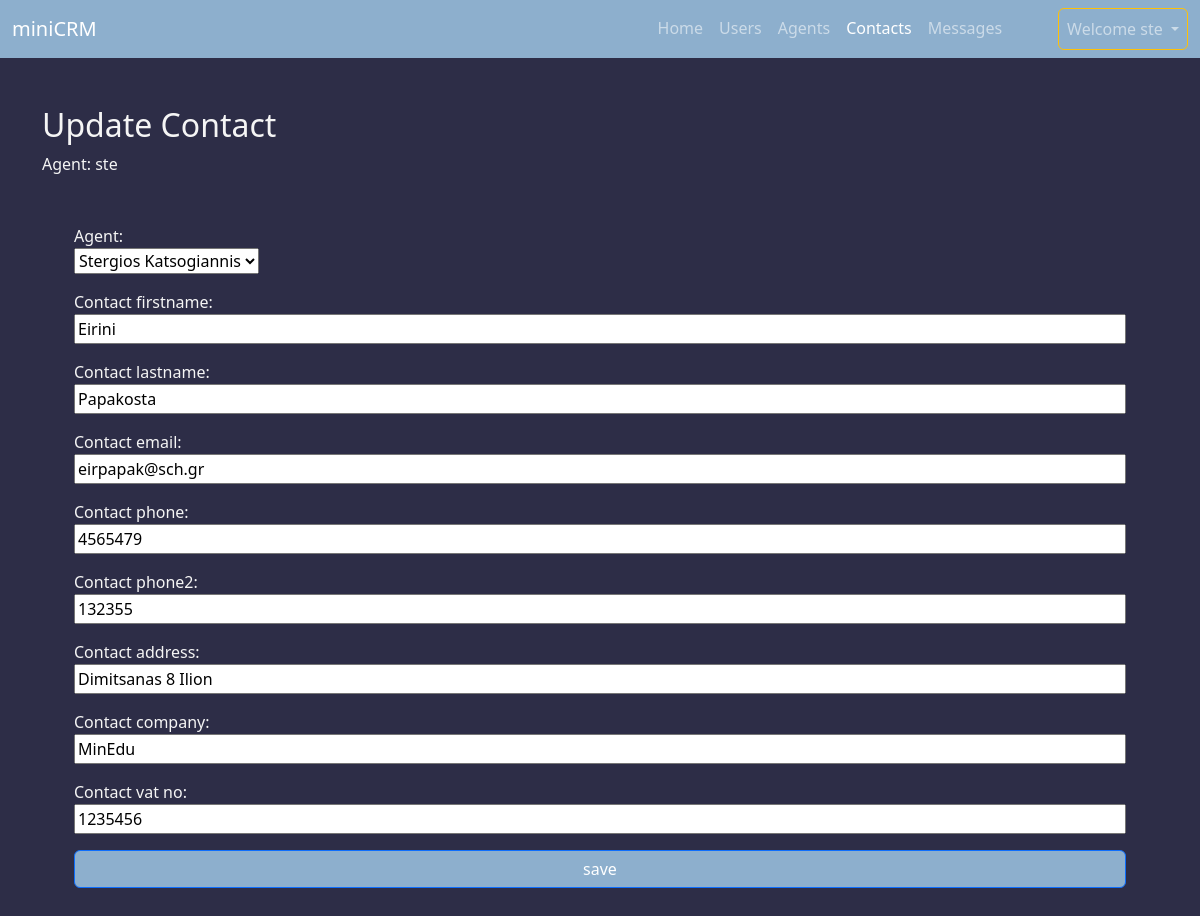
Page /minicrm/update_contact/14 (signed in) on the committed database.
### minicrm/models.py (models this page shows, shortened)
class User(AbstractUser):
    pass

class Contact(models.Model):
    agent = models.ForeignKey(Agent, on_delete=models.CASCADE)
    contact_firstname = models.CharField(max_length=256)
    contact_lastname = models.CharField(max_length=256)
    contact_email = models.CharField(max_length=256)
    contact_phone = models.CharField(max_length=10)
    contact_phone2 = models.CharField(max_length=10)
    contact_address = models.CharField(max_length=256)
    contact_company = models.CharField(max_length=256)
    contact_vat_no = models.CharField(max_length=9)

### minicrm/views.py (the view)
# urls.py: path('update_contact/<int:pk>', ContactUpdateView.as_view(), name='update_contact'),
class ContactUpdateView(LoginRequiredMixin, UpdateView):
    context_object_name = 'contact'
    model = Contact
    template_name = 'minicrm/contact_update.html'
    fields = '__all__'

### minicrm/models.py (called while the page is built)
    def __str__(self):
        return self.user.first_name + ' ' + self.user.last_name

### minicrm/templates/minicrm/contact_update.html (shortened to what this page needs)
<!DOCTYPE html>
{% extends 'minicrm/base.html' %}
{% block content %}
<div class="container">
    <h2>Update Contact</h2>
    <p> Agent: {{request.user.username}}  </p>
    <form method="POST" enctype="multipart/form-data">
        {{form.as_p}}
        <input class="btn btn-primary" type="submit" value="save">
    </form>
{% endblock content %}

### minicrm/templates/minicrm/base.html (shortened to what this page needs)
<!DOCTYPE html>
{% load static %}
<html lang="en">
<head>
    <link href="https://cdn.jsdelivr.net/npm/bootstrap@5.2.3/dist/css/bootstrap.min.css" rel="stylesheet">
    <link rel="stylesheet" href=" {% static 'minicrm/card.css' %} ">
    <link rel="stylesheet" href=" {% static 'minicrm/forms.css' %} ">
    <link rel="stylesheet" href=" {% static 'minicrm/circles.css' %} ">
</head>
<body>
{% block navbar %}
    <nav class="navbar navbar-expand-lg navbar-dark sticky-top">
      <div class="container-fluid">
        <a id="landing" class="navbar-brand" href=" {% url 'landing' %} ">miniCRM</a>
        <div class="collapse navbar-collapse justify-content-end" id="navbarNav">
          <ul class="navbar-nav">
            {% if request.user.is_authenticated %}
            <li class="nav-item">
              <a id="home" class="nav-link active" aria-current="page" href=" {% url 'minicrm:index' %} "> Home </a>
            </li>
            <li class="nav-item">
              <a id="users" class="nav-link" href="{% url 'minicrm:users' %}">Users</a>
            </li>
            <li class="nav-item">
              <a id="agents" class="nav-link" href="{% url 'minicrm:agents' %}">Agents</a>
            </li>
            <li class="nav-item">
              <a id="contacts" class="nav-link" href="{% url 'minicrm:contacts' %}">Contacts</a>
            </li>
            <li class="nav-item">
              <a id="messages" class="nav-link" href="{% url 'minicrm:messages' %}">Messages</a>
            </li>
            <li class="nav-item dropdown ms-lg-5">
                <a href="#" class="nav-link dropdown-toggle btn btn-outline-warning" id="navbarDropdown" role="button" data-bs-toggle="dropdown" aria-expanded="false">
                   Welcome {{request.user.username}}
                </a>
            </li>
            {% endif %}
          </ul>
        </div>
      </div>
    </nav>
{% endblock navbar %}
    <div class="mt-5">
        {% block content %}
        {% endblock content %}
    </div>
</body>
</html>

### minicrm/static/minicrm/forms.css (style rules this page uses)
body { background-color: rgb(45, 45, 71); color: whitesmoke; }
nav { background-color: rgb(141, 175, 205); color: white; }
form { display: flex; flex-direction: column; padding: 2rem; border-radius: 0.5rem; }
form label { display: block; }
form input { width: 100%; }
form input[type=submit] { background-color: rgb(141, 175, 205); }

### minicrm/static/minicrm/circles.css (style rules this page uses)
:root { --percentage-messages: 0; --percentage-users: 0; }

### rows in the picture
User: user.username "ste"
Contact: agent "Stergios Katsogiannis", contact_firstname "Eirini", contact_lastname "Papakosta", contact_email "eirpapak@sch.gr", contact_phone "4565479", contact_phone2 "132355", contact_address "Dimitsanas 8 Ilion", contact_company "MinEdu", contact_vat_no "1235456"
